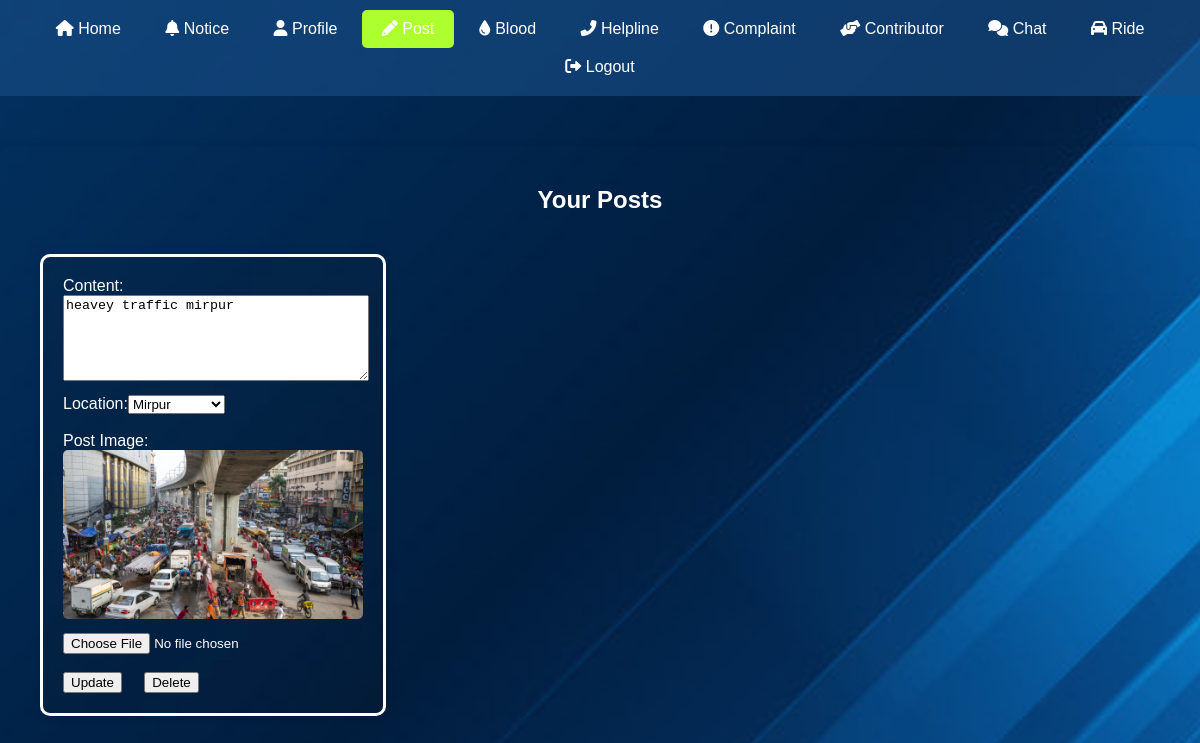
/postview.php (signed in), run on the app's committed database.
### tables this page shows
CREATE TABLE `posts` (
  `user_id` varchar(255) NOT NULL,
  `content` varchar(250) NOT NULL,
  `location` enum('Natun Bazar','Badda','Mirpur') NOT NULL,
  `post_image` longblob NOT NULL,
  `thumbsup` int(11) NOT NULL,
  `timestamp_column` timestamp NOT NULL DEFAULT current_timestamp() ON UPDATE current_timestamp(),
  `mobile_number` int(11) NOT NULL
);

### postview.php (the view, shortened to what this page needs)
<!DOCTYPE html>
<html lang="en">
<head>
    <link rel="stylesheet" href="https://cdnjs.cloudflare.com/ajax/libs/font-awesome/6.0.0-beta3/css/all.min.css">
    <link rel="stylesheet" href="https://cdnjs.cloudflare.com/ajax/libs/font-awesome/6.0.0-beta3/css/all.min.css">
</head>
<body>
<div class="menu-bar">
    <a href="user_newsfeed.php"><i class="fas fa-home"></i> Home</a>
    <a href="usernotice.php"><i class="fas fa-bell"></i> Notice</a>
    <a href="profile.php"><i class="fas fa-user"></i> Profile</a>
    <a href="postview.php"><i class="fas fa-pencil-alt"></i> Post</a>
    <a href="search.php"><i class="fas fa-tint"></i> Blood</a>
    <a href="helpline.php"><i class="fas fa-phone-alt"></i> Helpline</a>
    <a href="complains.php"><i class="fas fa-exclamation-circle"></i> Complaint</a>
    <a href="contributer.php"><i class="fas fa-hands-helping"></i> Contributor</a>
    <a href="chatting.php"><i class="fas fa-comments"></i> Chat</a>
    <a href="save_ride.php"><i class="fas fa-car"></i> Ride</a>
    <a href="login.html"><i class="fas fa-sign-out-alt"></i> Logout</a>
</div>
<div class="container">
    <h2 style="color: white; text-align: center;">Your Posts</h2>
    <div class="post-card">
        <?php
        $servername = "localhost";
        $username = "root";
        $password = "";
        $database = "blood_donors";
        $conn = new mysqli($servername, $username, $password, $database);
        if (isset($_SESSION['user_id'])) {
            $mobile_number = $_SESSION['user_id'];
            $sql = "SELECT * FROM posts WHERE mobile_number = '$mobile_number'";
            $result = $conn->query($sql);
            if ($result->num_rows > 0) {
                while ($row = $result->fetch_assoc()) {
                    echo "<div class='card'>";
                    echo "<form method='post' action='' enctype='multipart/form-data'>";
                    echo "<label for='content'>Content:</label>";
                    echo "<textarea name='content'>" . $row['content'] . "</textarea><br>";
                    echo "<label for='location'>Location:</label>";
                    echo "<select name='location'>";
                    echo "<option value='Mirpur' " . ($row['location'] == 'Mirpur' ? 'selected' : '') . ">Mirpur</option>";
                    echo "</select><br><br>";
                    echo "<label for='post_image'>Post Image:</label>";
                    echo "<img src='uploads/" . $row['post_image'] . "' alt='Post Image'><br>";
                    echo "<input type='file' name='post_image'><br><br>";
                    echo "<input type='submit' name='update' value='Update'> &nbsp;&nbsp;&nbsp;&nbsp;";
                    echo "<input type='submit' name='delete' value='Delete'>";
                    echo "</form>";
                    echo "</div>";
                }
            } else {
                echo "<p>No posts found.</p>";
            }
        } else {        echo "<p>User session not found.</p>";
        }
        ?>
    </div>
</div>
</body>
</html>

### postview.php (style rules this page uses)
body { font-family: Arial, sans-serif; margin: 0; padding: 0; background-size: cover; background-position: center; background-attachment: fixed; background-image: url("nahi2.jpg"); }
.container { max-width: 1423px; margin: 50px auto; padding: 20px; border-radius: 10px; box-shadow: 0 0 10px rgba(0, 0, 0, 0.1); }
.post-card { display: flex; flex-wrap: wrap; justify-content: space-between; margin-bottom: 20px; }
.card { width: 300px; border: 3px solid; border-radius: 10px; padding: 20px; background-color: rgba(22, 22, 22, 0.1); box-shadow: 0 0 10px rgba(0, 0, 0, 0.1); transition: transform 0.3s; margin: 20px; color: white; }
.card img { max-width: 100%; height: auto; border-radius: 5px; margin-bottom: 10px; }
.card textarea { width: 100%; height: 80px; margin-bottom: 10px; }
.menu-bar { overflow: hidden; background-color: #194d85a1; color: #ffffff; text-align: center; padding: 10px 0; position: relative; }
.menu-bar a { display: inline-block; color: #ffffff; padding: 10px 20px; text-decoration: none; }
.active-page { background-color: greenyellow; border-radius: 5px; color: black; }

### data on the page
posts: content "heavey traffic mirpur", location "Mirpur", post_image (picture)
